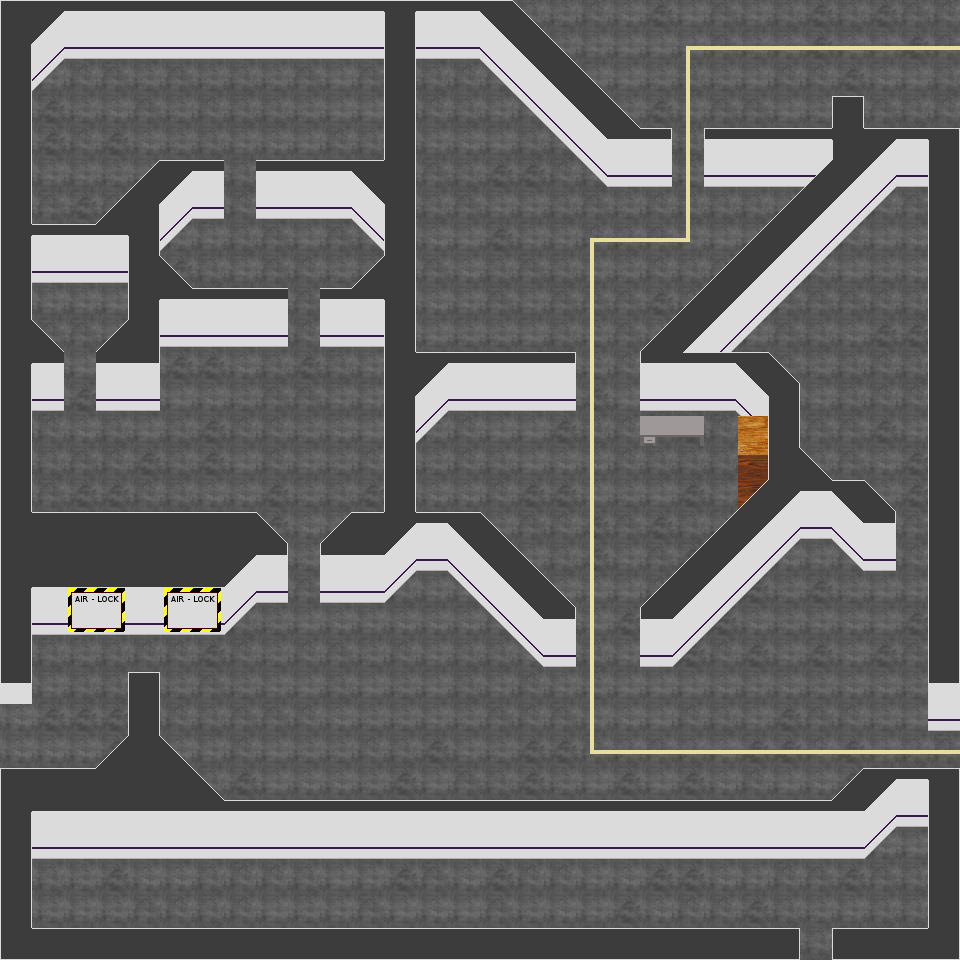

A 2D game scene composited from a Tiled map and its tileset images. What follows is a short description and the map's XML, with each tile layer's data collapsed to a summary:
An orthogonal 30x30 tile map with 32x32 px tiles, 5 tile layers (layer_0, layer_1, layer_2, glass, ...), 1 hidden layer not drawn, 14 tilesets and 55 objects (2, 17, 4, 5, 6, ...).

<map version="1.0" orientation="orthogonal" renderorder="left-down" width="30" height="30" tilewidth="32" tileheight="32">
 <properties>
  <property name="atmospheric_temperature" value="15" />
  <property name="atmospheric_type" value="1" />
  <property name="identifier" value="7" />
 </properties>
 <tileset firstgid="1" name="indoor_architecture" tilewidth="32" tileheight="32">
  <image source="../graphics/tiles/indoor_architecture.png" width="512" height="512" />
 </tileset>
 <tileset firstgid="257" name="floors" tilewidth="32" tileheight="32">
  <image source="../graphics/tiles/floors.png" width="512" height="512" />
 </tileset>
 <tileset firstgid="513" name="walkable_states" tilewidth="32" tileheight="32">
  <image source="../graphics/walkable_states.png" width="64" height="32" />
 </tileset>
 <tileset firstgid="515" name="stair_symbols" tilewidth="32" tileheight="32">
  <image source="../graphics/stair_symbols.png" width="256" height="160" />
 </tileset>
 <tileset firstgid="555" name="furniture" tilewidth="32" tileheight="32">
  <image source="../graphics/furniture.png" width="160" height="480" />
 </tileset>
 <tileset firstgid="630" name="objects" tilewidth="32" tileheight="32">
  <image source="../graphics/objects.png" width="192" height="160" />
 </tileset>
 <tileset firstgid="660" name="robot_pathways" tilewidth="32" tileheight="32">
  <image source="../graphics/robot_pathways.png" width="352" height="32" />
 </tileset>
 <tileset firstgid="671" name="wall_images" tilewidth="32" tileheight="32">
  <image source="../graphics/wall_images.png" width="256" height="256" />
 </tileset>
 <tileset firstgid="735" name="outside" tilewidth="32" tileheight="32">
  <image source="../graphics/outside.png" width="160" height="480" />
 </tileset>
 <tileset firstgid="810" name="searchables" tilewidth="32" tileheight="32">
  <image source="../graphics/searchables.png" width="256" height="256" />
 </tileset>
 <tileset firstgid="874" name="activatable_plates" tilewidth="32" tileheight="32">
  <image source="../graphics/activatable_plates.png" width="64" height="32" />
 </tileset>
 <tileset firstgid="876" name="security" tilewidth="32" tileheight="32">
  <image source="../graphics/security.png" width="480" height="480" />
 </tileset>
 <tileset firstgid="1101" name="supermarket" tilewidth="32" tileheight="32">
  <image source="../graphics/supermarket.png" width="480" height="480" />
 </tileset>
 <tileset firstgid="1326" name="area_transitions" tilewidth="32" tileheight="32">
  <image source="../graphics/area_transitions.png" width="64" height="32" />
 </tileset>
 <layer name="layer_0" width="30" height="30">
  <data>[900 cells, 899 non-empty, 8 distinct tile ids]</data>
 </layer>
 <layer name="layer_1" width="30" height="30">
  <data>[900 cells, 304 non-empty, 33 distinct tile ids]</data>
 </layer>
 <layer name="layer_2" width="30" height="30">
  <data>[900 cells, 117 non-empty, 30 distinct tile ids]</data>
 </layer>
 <layer name="glass" width="30" height="30">
  <data>[900 cells, 0 non-empty, 0 distinct tile ids]</data>
 </layer>
 <layer name="RobotPathways" width="30" height="30">
  <data>[900 cells, 45 non-empty, 5 distinct tile ids]</data>
 </layer>
 <objectgroup name="Objects">
  <object name="Lock 3" type="2" gid="600" x="320" y="337">
   <properties>
    <property name="tags" value="locked" />
    <property name="usable" value="" />
    <property name="usable_param_require" value="0,0,0,0" />
    <property name="usable_param_target" value="60" />
    <property name="usable_script" value="door_lock" />
   </properties>
  </object>
  <object name="Lock 3" type="17" gid="600" x="32" y="401">
   <properties>
    <property name="tags" value="closed" />
    <property name="usable" value="" />
    <property name="usable_param_door" value="42,43" />
    <property name="usable_param_require" value="0,0,0,0" />
    <property name="usable_script" value="door_lock" />
   </properties>
  </object>
  <object name="Lock 3" type="4" gid="600" x="64" y="268">
   <properties>
    <property name="tags" value="closed" />
    <property name="usable" value="" />
    <property name="usable_param_door" value="40,41" />
    <property name="usable_param_require" value="0,0,0,0" />
    <property name="usable_script" value="door_lock" />
   </properties>
  </object>
  <object type="5" gid="814" x="480" y="860" />
  <object type="6" gid="822" x="480" y="892" />
  <object type="7" gid="822" x="416" y="892" />
  </objectgroup>
 <layer name="Accessible" width="30" height="30" visible="0" opacity="0.34">
  <data>[900 cells, 900 non-empty, 2 distinct tile ids]</data>
 </layer>
</map>
<!-- 49 of 55 objects omitted -->
